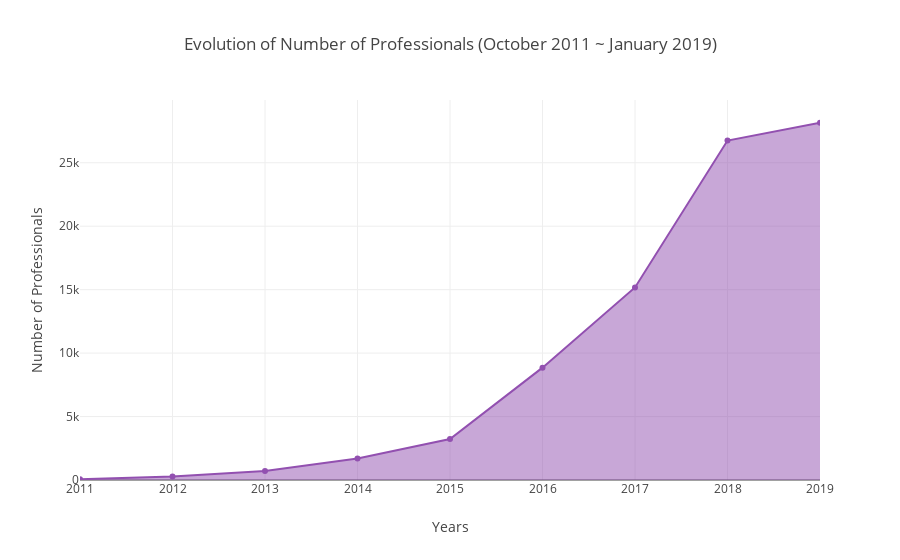

Notebook source saved alongside this figure:
### Markdown cell above
![professionals](https://i.imgur.com/G9F3KHF.jpg)
<span style="float: right;"><a href="https://www.pexels.com/photo/people-taking-group-photo-1374360/">Source</a></span>

### Code cell
professionals_df = pd.read_csv('../input/professionals.csv', index_col='professionals_id', parse_dates=['professionals_date_joined'])

years = professionals_df['professionals_date_joined'].dt.year.unique()
years.sort()
min_date = professionals_df['professionals_date_joined'].min()
min_date = min_date.strftime("%B %Y")
max_date = professionals_df['professionals_date_joined'].max()
max_date = max_date.strftime("%B %Y")
#print(years)
vals = [len(professionals_df[professionals_df['professionals_date_joined'].dt.year == y]) for y in years]
for i in range(len(vals)):
    if i > 0:
        vals[i] += vals[i-1]
#print(vals)
fig = {
    'data': [{
        'type': 'scatter',
        'x': years,
        'y': vals,
        'line': {'color': LINE_COLOR},
        'fill': 'tonexty'
    }],
    'layout': {
        'title': f'Evolution of Number of Professionals ({min_date} ~ {max_date})',
        'yaxis': {'title': 'Number of Professionals'},
        'xaxis': {'title': 'Years'}
    }
}
iplot(fig)

### Figure 1 — Plotly figure (JSON) as saved in the notebook; plotly's stock layout.template omitted (floating-point values rounded to 4 significant figures)
{"data": [{"fill": "tonexty", "line": {"color": "#9250B0"}, "type": "scatter", "uid": "9fccda72-fb7f-4092-a818-0bfbde53c85d", "x": [2011, 2012, 2013, 2014, 2015, 2016, 2017, 2018, 2019], "y": [57, 279, 708, 1695, 3235, 8853, 15175, 26747, 28152]}], "layout": {"title": {"text": "Evolution of Number of Professionals (October 2011 ~ January 2019)"}, "xaxis": {"title": {"text": "Years"}}, "yaxis": {"title": {"text": "Number of Professionals"}}}}
